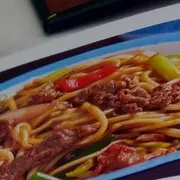
#> input picture assets/img/dishes/beef-fried-180.webp, 180 x 180 px; its folder holds only this picture in this run
$ python -i make_media.py   (imports and definitions only)
#> lines starting #> are read from the running program, lines starting #| are printed output that depends on the picture
"""Generate the site's ambient hero loop, poster, OG image and parallax layers.

Everything here is procedural: no stock footage or third-party assets are used,
so the repository stays self-contained and every byte shipped is reproducible
with `python3 tools/make_media.py`.
"""
import math
import os
import subprocess

import numpy as np
from PIL import Image, ImageDraw, ImageFilter, ImageFont

import imageio_ffmpeg

ROOT = os.path.dirname(os.path.dirname(os.path.abspath(__file__)))
VIDEO_DIR = os.path.join(ROOT, "assets", "video")
IMG_DIR = os.path.join(ROOT, "assets", "img")
# [1 line that did not run here, left out]

W, H = 1280, 720
SW, SH = 320, 180          # low-res simulation buffer, upscaled for soft focus
FPS, SECONDS = 24, 8
FRAMES = FPS * SECONDS

INK = np.array([14, 8, 10], dtype=np.float32)
BROTH = np.array([46, 12, 14], dtype=np.float32)
EMBER = np.array([214, 70, 42], dtype=np.float32)
CHILI = np.array([232, 96, 54], dtype=np.float32)
GOLD = np.array([236, 176, 96], dtype=np.float32)


def base_gradient(w, h, top, bottom):
    ramp = np.linspace(0.0, 1.0, h, dtype=np.float32)[:, None, None]
    col = top[None, None, :] * (1 - ramp) + bottom[None, None, :] * ramp
    return np.repeat(col, w, axis=1)


# [17 lines left out: function steam_field, not called in this run]


def ember_glow(t):
    y, x = np.mgrid[0:SH, 0:SW].astype(np.float32)
    u, v = x / SW, y / SH
    breathe = 0.5 + 0.5 * math.sin(2 * math.pi * t)
    r = np.sqrt(((u - 0.5) * 1.15) ** 2 + ((v - 0.92) * 1.75) ** 2)
    return np.clip(1.0 - r / (0.72 + 0.06 * breathe), 0.0, 1.0) ** 2.1


# [17 lines left out: function droplets, not called in this run]


def render_frame(i):
    t = i / FRAMES
    small = base_gradient(SW, SH, INK, BROTH)
    small += ember_glow(t)[..., None] * EMBER * 0.85
    small += droplets(t)[..., None] * GOLD * 0.9
    steam = steam_field(t)
    small = small * (1 - steam[..., None] * 0.35) + steam[..., None] * np.array(
        [236, 214, 205], dtype=np.float32
    ) * 0.62
    small = np.clip(small, 0, 255).astype(np.uint8)

    frame = Image.fromarray(small).resize((W, H), Image.LANCZOS)
    frame = frame.filter(ImageFilter.GaussianBlur(1.1))
    arr = np.asarray(frame).astype(np.float32)

    grain = np.random.default_rng(1000 + i).normal(0, 2.4, (H, W, 1)).astype(np.float32)
    arr += grain

    yy = np.linspace(-1, 1, H, dtype=np.float32)[:, None]
    xx = np.linspace(-1, 1, W, dtype=np.float32)[None, :]
    vignette = np.clip(1.12 - 0.42 * (xx ** 2 + yy ** 2), 0.35, 1.0)[..., None]
    arr *= vignette
    return np.clip(arr, 0, 255).astype(np.uint8)


# [74 lines left out: functions encode, build_video, parallax_layers, not called in this run]


def font(size, bold=True):
    name = "LiberationSans-Bold.ttf" if bold else "LiberationSans-Regular.ttf"
    return ImageFont.truetype(f"/usr/share/fonts/truetype/liberation/{name}", size)


# [22 lines left out: function og_image, not called in this run]


# [8 lines not run here, left out]

>>> import cv2
>>> picture = cv2.imread('../assets/img/dishes/beef-fried-180.webp', cv2.IMREAD_GRAYSCALE)
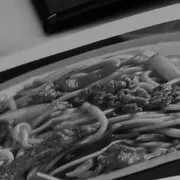
#> picture: shape (180, 180); min 1, max 185, mean 82.7
>>> result = render_frame(picture)
#> in render_frame, `t = i / FRAMES`:
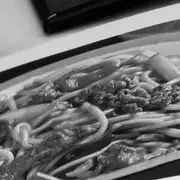
#> t: shape (180, 180) float64; min 0.00521, max 0.964, mean 0.431
#> (the run stopped early here; a loop or call above may not have finished)

$ run again, on assets/img/dishes/braised-mixed-180.webp
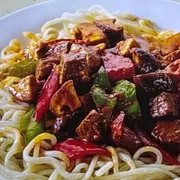
#> input picture assets/img/dishes/braised-mixed-180.webp, 180 x 180 px
#> `picture = cv2.imread('../assets/img/dishes/beef-fried-180.webp', cv2.I..`:
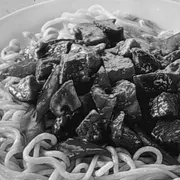
#> picture: shape (180, 180); min 1, max 251, mean 112.4
